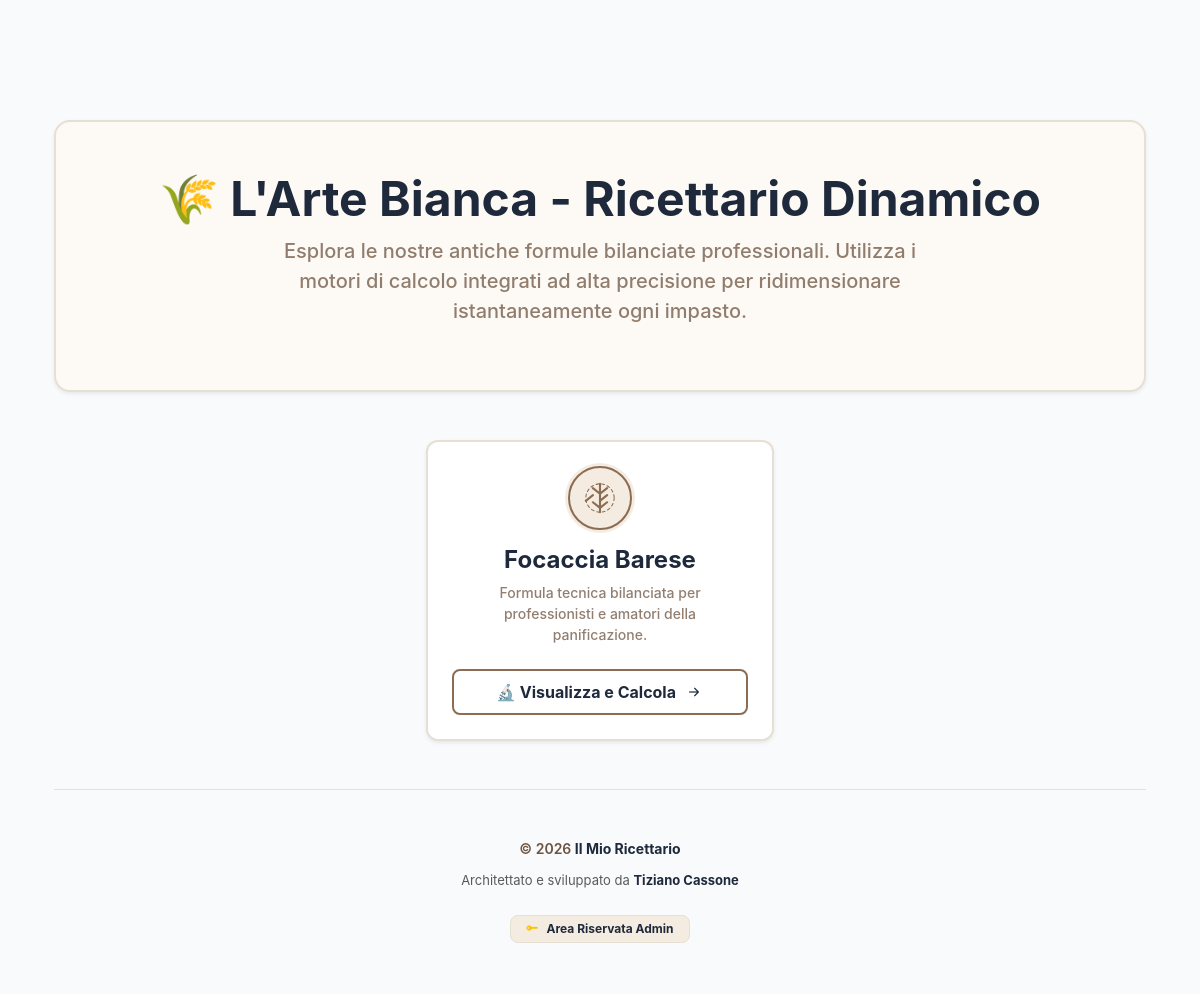
Before: / with the older database file.
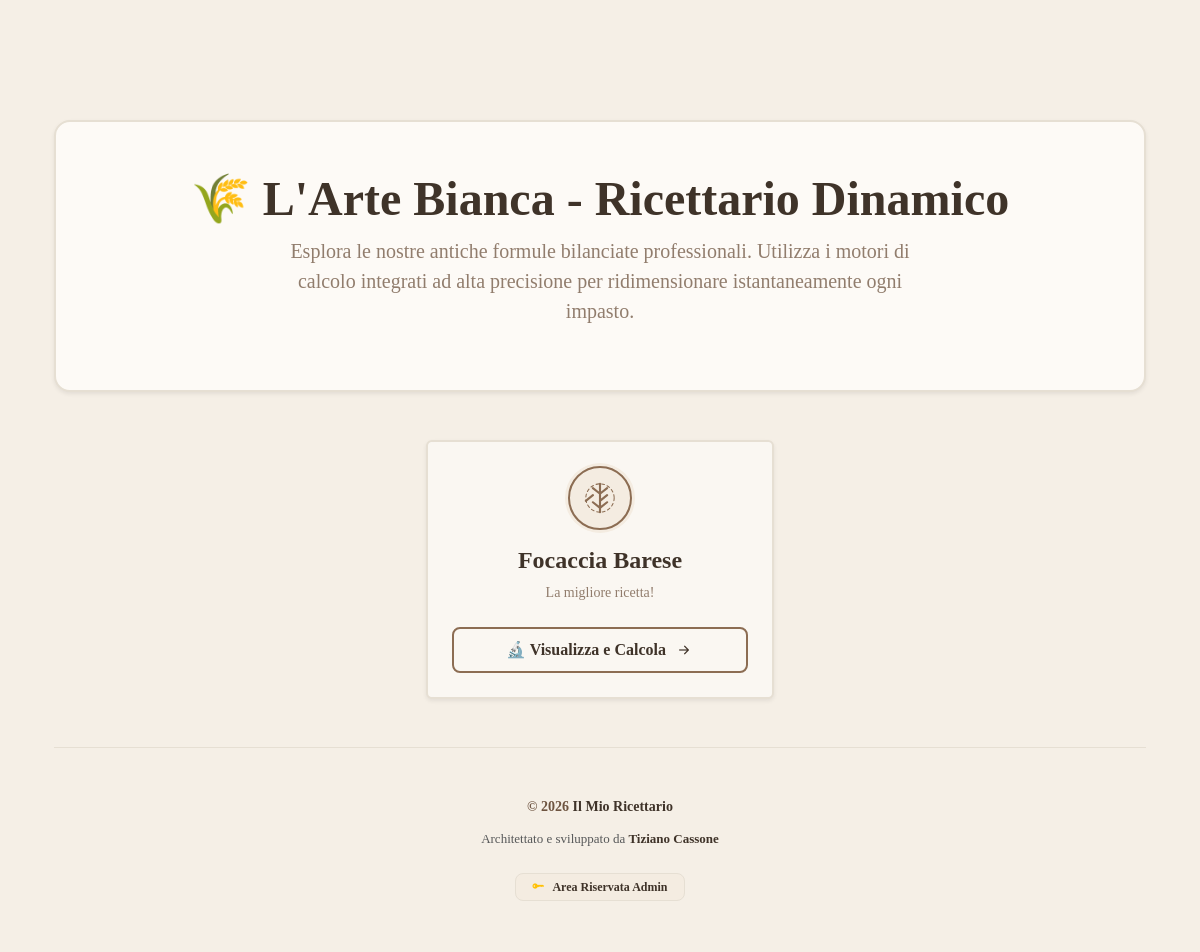
After: the same page with the newer database file.
### models/recipe.py (models this page shows, shortened)
class Recipe(db.Model):
    __tablename__ = "recipes"
    id = db.Column(
        db.Integer,
        primary_key=True
    )
    name = db.Column(
        db.String(255),
        nullable=False
    )
    slug = db.Column(
        db.String(255),
        unique=True,
        nullable=False
    )
    badge_text = db.Column(
        db.String(100),
        nullable=True,
        default="Antica Formula Bilanciata"
    )
    description = db.Column(
        db.Text
    )
    instructions = db.Column(
        db.Text
    )
    image = db.Column(
        db.String(255)
    )
    icon = db.Column(
        db.String(50),
        nullable=False,
        default="bi-journal-text"
    )
    is_published = db.Column(
        db.Boolean,
        default=True
    )
    temp_chiusura = db.Column(
        db.Float,
        nullable=True,
        default=24.0
    )
    tempo_autolisi = db.Column(
        db.Integer,
        nullable=True,
        default=0
    )
    tempo_puntata = db.Column(
        db.Integer,
        nullable=True,
        default=120
    )
    tempo_appretto = db.Column(
        db.Integer,
        nullable=True,
        default=60
    )
    show_chiusura = db.Column(
        db.Boolean,
        default=True
    )
    show_autolysis = db.Column(
        db.Boolean,
        default=True
    )
    show_puntata = db.Column(
        db.Boolean,
        default=True
    )
    puntata_fino_al_raddoppio = db.Column(
        db.Boolean,
        default=False
    )
    show_appretto = db.Column(
        db.Boolean,
        default=True
    )
    fermentation_type = db.Column(
        db.String(50),
        nullable=False,
        default="diretto"  # 'diretto', 'poolish', 'biga'
    )
    preferment_instructions = db.Column(
        db.Text,
        nullable=True
    )
    created_at = db.Column(
        db.DateTime,
        default=datetime.utcnow
    )
    updated_at = db.Column(
        db.DateTime,
        default=datetime.utcnow,
        onupdate=datetime.utcnow
    )
    ingredients = db.relationship(
        "RecipeIngredient",
        backref="recipe",
        cascade="all, delete-orphan",
        lazy=True,
        order_by="RecipeIngredient.sort_order"
    )
    features = db.relationship(
        "RecipeFeature",
        backref="recipe",
        cascade="all, delete-orphan",
        lazy=True
    )
    pans = db.relationship(
        "MasterBakeryPan",
        secondary=recipe_pans,
        lazy="subquery",
        backref=db.backref("recipes", lazy=True)
    )

### routes/recipes.py (the view)
@recipes_bp.route("/")
def list_recipes():
    recipes = Recipe.query.order_by(
        Recipe.name
    ).all()
    return render_template(
        "recipes_list.html",
        recipes=recipes
    )

### app.py (called while the page is built)
@app.context_processor
def inject_global_settings():
    return dict(
        settings_data=Setting.query.order_by(Setting.id.desc()).first()
    )

### templates/recipes_list.html (shortened to what this page needs)
{% extends "base.html" %}
{% block content %}
<div class="container py-4">
    <div class="text-center my-5 p-5 rounded-4 shadow-sm"
         style="background-color: #fdfaf6; border: 2px solid #e6dfd3 !important;">
        <h1 class="display-5 fw-bold mb-2 tracking-tight" style="color: #4a3321; font-family: 'Georgia', serif;">
            🌾 L'Arte Bianca - Ricettario Dinamico
        </h1>
        <p class="mx-auto fs-5 fw-medium opacity-75" style="max-width: 650px; color: #6e5440;">
            Esplora le nostre antiche formule bilanciate professionali. Utilizza i motori di calcolo integrati ad alta precisione per ridimensionare istantaneamente ogni impasto.
        </p>
    </div>
    <div class="row g-4 justify-content-center">
        {% if recipes %}
            {% for recipe in recipes %}
            <div class="col-12 col-md-6 col-lg-4">
                <div class="card h-100 shadow-sm rounded-4 overflow-hidden card-recipe-hover transition-all"
                     style="background-color: #fdfaf6; border: 2px solid #e6dfd3 !important;">
                    <div class="card-body p-4 d-flex flex-column justify-content-between text-center">
                        <div class="d-flex flex-column align-items-center">
                            <div class="d-inline-flex align-items-center justify-content-center rounded-circle mb-3"
                                 style="width: 64px; height: 64px; background-color: #f4ece1; border: 2px double #8c6d53; box-shadow: 0 0 0 3px #f4ece1;">
                            </div>
                            <h4 class="fw-bold mb-2 tracking-tight" style="color: #4a3321; font-family: 'Georgia', serif;">{{ recipe.name }}</h4>
                            <p class="small lh-base mb-4 opacity-75 px-2" style="color: #6e5440; font-weight: 500;">
                                {{ recipe.description if recipe.description else "Formula tecnica bilanciata per professionisti e amatori della panificazione." }}
                            </p>
                        </div>
                        <a href="{{ url_for('recipes.public_detail', slug=recipe.slug) }}"
                           class="btn w-100 fw-bold py-2.5 rounded-3 shadow-none transition-all d-flex align-items-center justify-content-center gap-2 btn-vintage-action">
                            <span>🔬 Visualizza e Calcola</span>
                            <i class="bi bi-arrow-right-short fs-5"></i>
                        </a>
                    </div>
                </div>
            </div>
            {% endfor %}
        {% else %}
            <div class="col-12 text-center py-5">
                <div class="fs-5 fw-bold" style="color: #6e5440;">Nessuna formula pubblicata al momento nel database.</div>
            </div>
        {% endif %}
    </div>
    <footer class="mt-5 pt-5 pb-4 border-top text-center" style="border-color: #e6dfd3 !important;">
        <div class="d-flex flex-column align-items-center justify-content-center gap-2">
            <p class="fw-semibold mb-1" style="font-size: 14px; color: #6e5440;">
                © 2026 <a href="https://github.com/wifi75/IlMioRicettario" target="_blank" class="text-decoration-none fw-bold link-hover-underline" style="color: #8c6d53;">Il Mio Ricettario</a>
            </p>
            <p class="text-muted mb-3" style="font-size: 13px;">
                Architettato e sviluppato da <span class="text-dark fw-bold">Tiziano Cassone</span>
            </p>
            <div>
                <a href="/admin/login" class="btn btn-sm btn-light border fw-bold px-3 py-1.5 rounded-3 shadow-none d-inline-flex align-items-center gap-2" style="font-size: 12px; background-color: #f4ece1; color: #4a3321; border-color: #e6dfd3 !important;">
                    <i class="bi bi-key-fill text-warning"></i>
                    <span>Area Riservata Admin</span>
                </a>
            </div>
        </div>
    </footer>
</div>
{% endblock %}

### templates/base.html (shortened to what this page needs)
<!DOCTYPE html>
<html lang="it">
<head>
    <link href="https://cdn.jsdelivr.net/npm/bootstrap@5.3.0/dist/css/bootstrap.min.css" rel="stylesheet">
    <link href="https://cdn.quilljs.com/1.3.6/quill.snow.css" rel="stylesheet">
    <link rel="stylesheet"
          href="{{ url_for('static', filename='css/admin.css') }}">
    <link rel="stylesheet"
          href="https://cdn.jsdelivr.net/npm/bootstrap-icons@1.11.3/font/bootstrap-icons.min.css">
</head>
<body>
{% if current_user.is_authenticated %}
<div class="sidebar d-flex flex-column justify-content-between p-4"
     style="width: 280px; position: fixed; height: 100vh; background: #1e293b; color: #fff; z-index: 1000;">
    <div>
        <div class="mb-4 pb-2 border-bottom border-secondary border-opacity-25">
            <h3 class="mb-1 text-white fw-bold">
                🍞 Ricettario
            </h3>
            <small class="text-uppercase tracking-wider fw-semibold opacity-50" style="font-size: 10px; color: #94a3b8;">
                Pannello Amministrazione
            </small>
        </div>
        <div class="mb-4 p-3 d-flex align-items-center gap-3"
             style="background: rgba(255, 255, 255, 0.04);
                    border: 1px solid rgba(255, 255, 255, 0.08);
                    border-radius: 10px;">
            <div class="bg-primary rounded-circle d-flex align-items-center justify-content-center text-white fw-bold shadow-sm"
                 style="width: 38px; height: 38px; font-size: 14px;">
                {{ current_user.username[:2].upper() }}
            </div>
            <div>
                <div style="font-size: 11px; color: #94a3b8;" class="text-uppercase fw-bold opacity-50">
                    Utente
                </div>
                <div class="fw-bold text-white small">
                    {{ current_user.username }}
                </div>
            </div>
        </div>
        <div class="nav flex-column gap-1 mb-4">
            <span class="text-uppercase tracking-wider fw-bold px-2 mb-2 opacity-25" style="font-size: 10px; color: #94a3b8;">
                Gestione Contenuti
            </span>
            <a href="{{ url_for('admin.recipes') }}" class="nav-link text-white rounded px-3 py-2 d-flex align-items-center gap-3 hover-sidebar">
                <i class="bi bi-journal-richtext text-warning"></i>
                <span>Ricette</span>
            </a>
            <a href="{{ url_for('admin.master_ingredients_view') }}" class="nav-link text-white rounded px-3 py-2 d-flex align-items-center gap-3 hover-sidebar">
                <i class="bi bi-egg-fried text-success"></i>
                <span>Anagrafica Ingredienti</span>
            </a>
            <a href="{{ url_for('admin.master_pans_view') }}" class="nav-link text-white rounded px-3 py-2 d-flex align-items-center gap-3 hover-sidebar">
                <i class="bi bi-grid-fill text-purple" style="color: #c084fc !important;"></i>
                <span>Anagrafica Teglie</span>
            </a>
            <a href="{{ url_for('admin.wiki_list') }}" class="nav-link text-white rounded px-3 py-2 d-flex align-items-center gap-3 hover-sidebar">
                <i class="bi bi-book text-info"></i>
                <span>Wiki</span>
            </a>
        </div>
        <div class="nav flex-column gap-1">
            <span class="text-uppercase tracking-wider fw-bold px-2 mb-2 opacity-25" style="font-size: 10px; color: #94a3b8;">
                Configurazione
            </span>
            <a href="{{ url_for('admin.settings_yeast') }}" class="nav-link text-white rounded px-3 py-2 d-flex align-items-center gap-3 opacity-75 hover-sidebar">
                <i class="bi bi-gear-fill text-primary"></i>
                <span>Bilanciamento Lieviti</span>
            </a>
            <a href="{{ url_for('admin.settings_theme') }}" class="nav-link text-white rounded px-3 py-2 d-flex align-items-center gap-3 opacity-75 hover-sidebar">
                <i class="bi bi-palette-fill text-info"></i>
                <span>Design e Temi Sito</span>
            </a>
            <a href="{{ url_for('admin.change_password') }}" class="nav-link text-white rounded px-3 py-2 d-flex align-items-center gap-3 opacity-75 hover-sidebar">
                <i class="bi bi-shield-lock"></i>
                <span>Sicurezza Account</span>
            </a>
        </div>
    </div>
    <div class="pt-3 border-top border-secondary border-opacity-25 nav flex-column gap-1">
        <a href="{{ url_for('recipes.list_recipes') }}" target="_blank" class="nav-link text-info rounded px-3 py-2 d-flex align-items-center gap-3 hover-sidebar fw-semibold small">
            <i class="bi bi-globe"></i>
            <span>Vedi Sito Pubblico</span>
        </a>
        <a href="{{ url_for('admin.logout') }}" class="nav-link text-danger rounded px-3 py-2 d-flex align-items-center gap-3 hover-sidebar fw-semibold small">
            <i class="bi bi-box-arrow-right"></i>
            <span>Logout</span>
        </a>
    </div>
</div>
<div class="main-content" style="margin-left: 280px; padding: 40px; min-height: 100vh; background: #f8fafc;">
    <div class="d-flex justify-content-between align-items-center mb-4 pb-3 border-bottom" style="border-color: #e2e8f0 !important;">
        <div>
            <h2 class="fw-bold text-dark mb-0">
                {% block page_title %}{% endblock %}
            </h2>
        </div>
        <div>
            <span class="badge bg-primary px-3 py-2">
                Pannello Amministrazione
            </span>
        </div>
    </div>
{% else %}
<div class="container py-5">
{% endif %}
    {% block content %}
    {% endblock %}
{% if current_user.is_authenticated %}
    <div class="mt-5 text-center text-muted pt-4 border-top" style="border-color: #e2e8f0 !important;">
        <div class="mb-1" style="font-size: 13px;">
            Architettato e sviluppato da <strong class="text-dark">Tiziano Cassone</strong>
        </div>
        <small style="font-size: 11px; opacity: 0.7;">
            Il Mio Ricettario © 2026
        </small>
    </div>
</div>
{% else %}
</div>
{% endif %}
</body>
</html>

### static/css/admin.css (style rules this page uses)
body { background:#f1f5f9; font-family:Segoe UI, Arial, sans-serif; }
.card { border:none; border-radius:18px; box-shadow:0 4px 18px rgba(0,0,0,.08); }
.btn { border-radius:10px; }
h1,h2,h3,h4,h5 { font-weight:700; }

### templates/recipes_list.html (style rules this page uses)
.btn-vintage-action { background-color: transparent; color: #8c6d53; border: 2px solid #8c6d53; }
.card-recipe-hover { transition: transform 0.25s ease, box-shadow 0.25s ease; }

Changed rows visible on the page:
changed Recipe "Focaccia Barese": description "Formula tecnica bilanciata per professionisti e amatori della panificazione." → "La migliore ricetta!"
